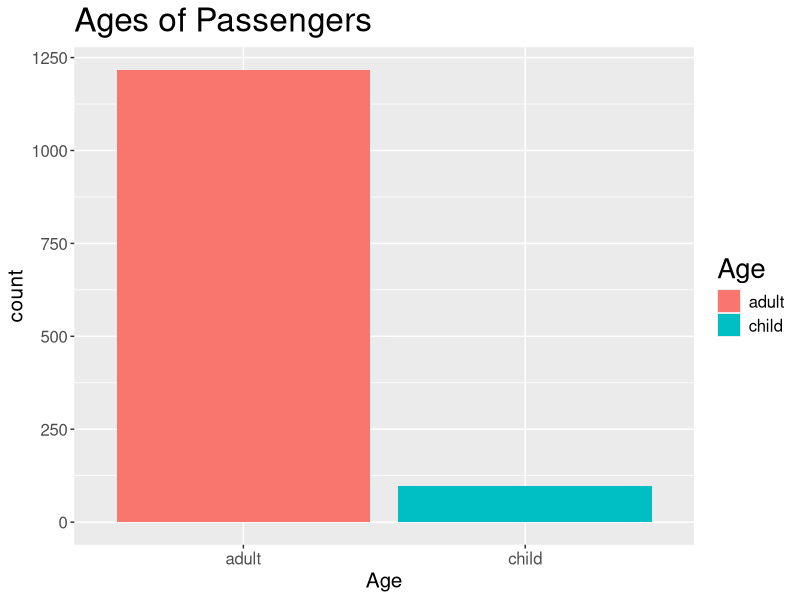
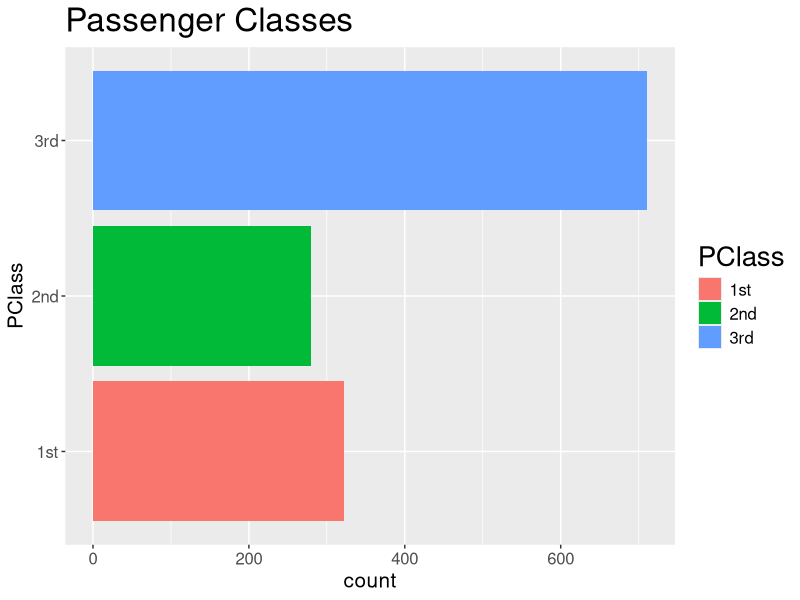
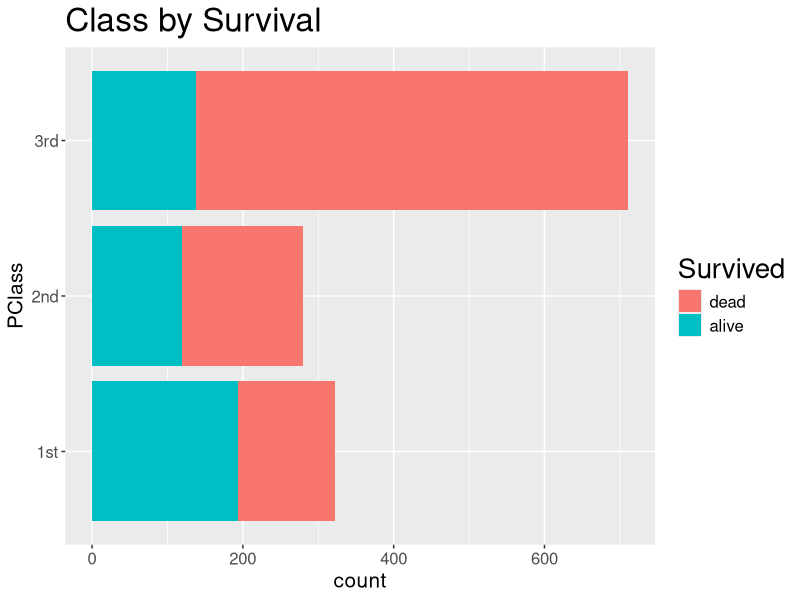
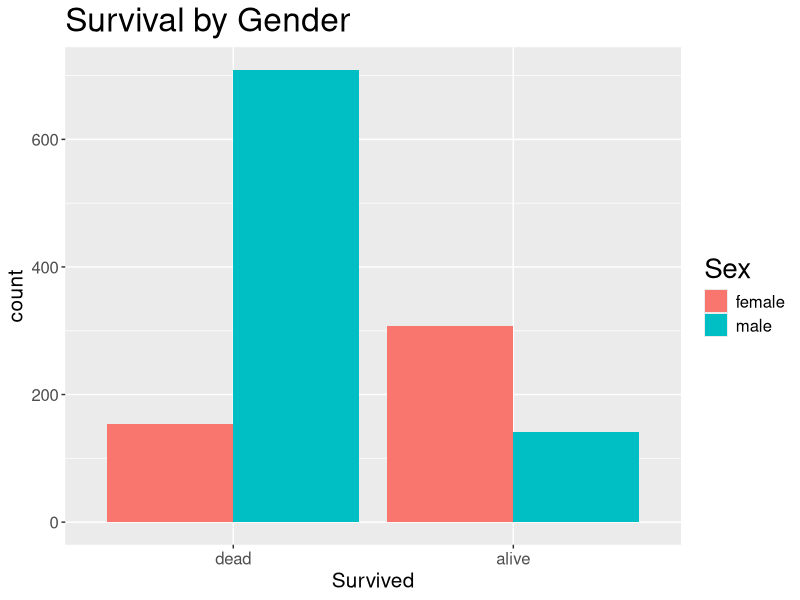
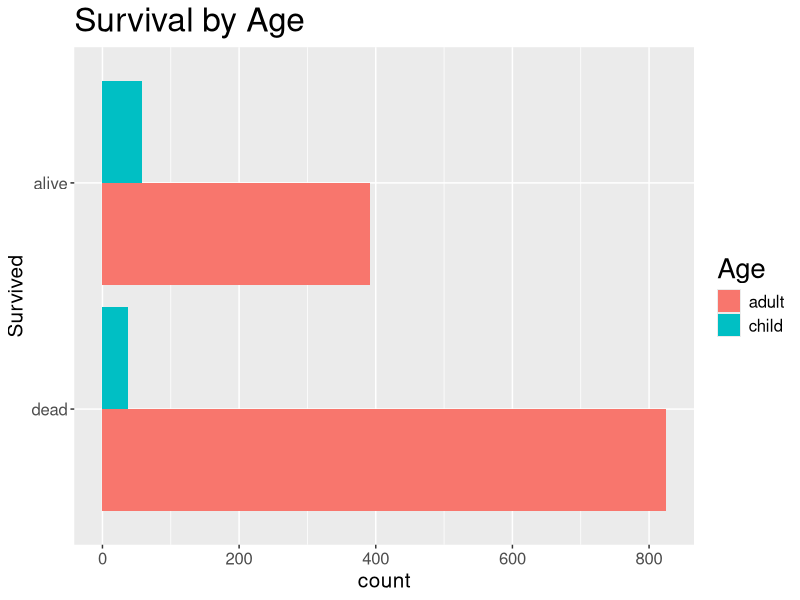
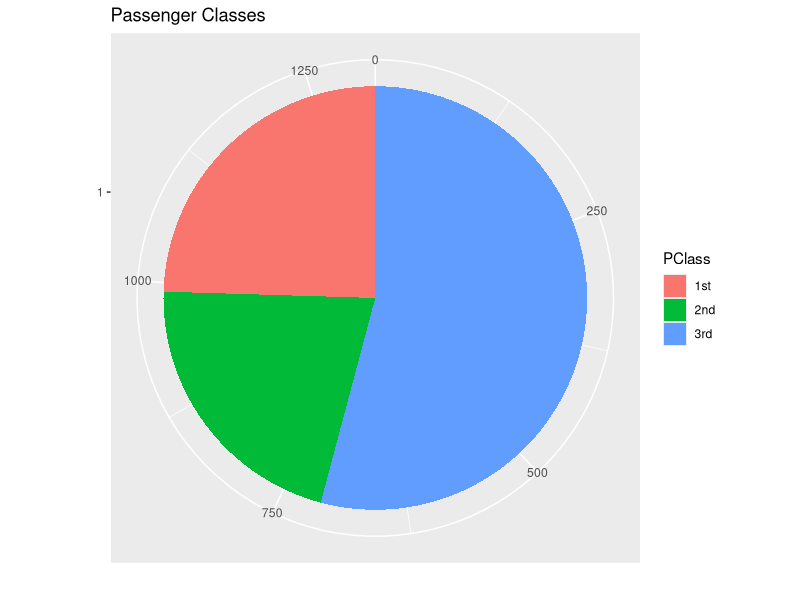
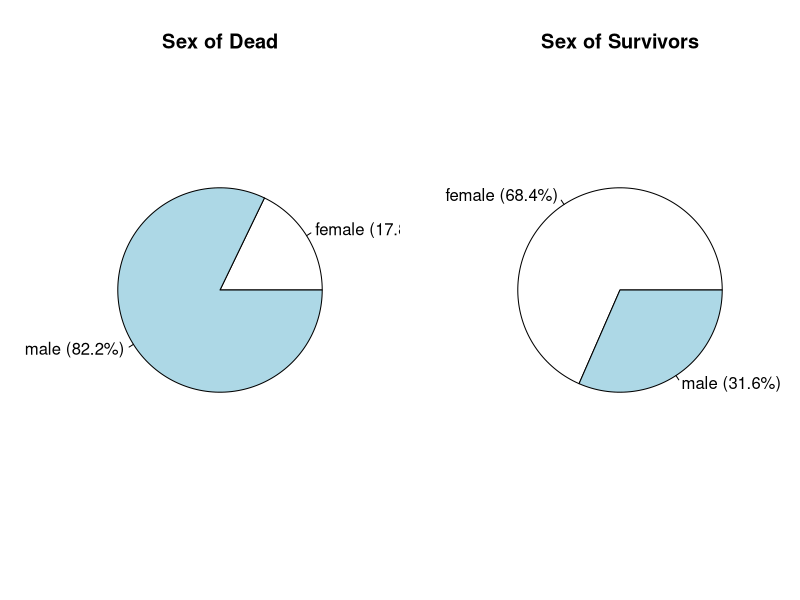
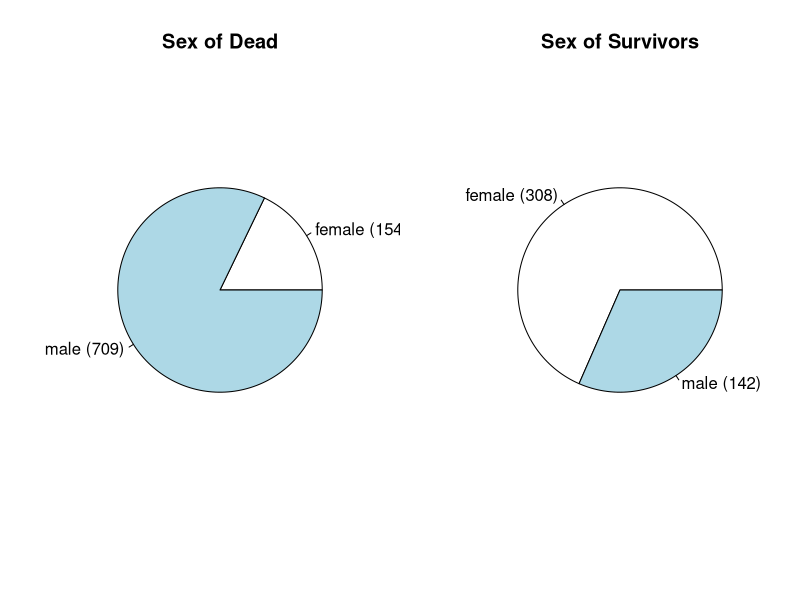

The R source for these figures, in order:
## ---- chunk 1
library(dplyr, quietly = TRUE, warn.conflicts = FALSE)
library(ggplot2, quietly = TRUE, warn.conflicts = FALSE)
titanic <- read.table("titanic.txt", sep="\t", header=TRUE)
titanic <- titanic %>% mutate(Survived = factor(Survived, labels = c("dead", "alive")),
                              Name = as.character(Name),
                              Age = ifelse(Age < 18, "child", "adult"))
titanic$Name[4] <- "Allison, Mrs Hudson JC"
titanic$Age[is.na(titanic$Age)] <- "adult"
titanic$Age <- factor(titanic$Age)
## ---- chunk 2
head(titanic)
## ---- chunk 3
ps <- element_text(size = 12)
ps2 <- element_text(size = 15)
ps3 <- element_text(size = 20)
this.theme <- theme(axis.title.x = ps2, axis.title.y = ps2, axis.text.x = ps, axis.text.y = ps, title = ps3,
                    legend.text = ps)
ggplot(titanic, aes(x = Age, fill = Age)) + 
  geom_bar() +
  this.theme +
  ggtitle("Ages of Passengers")
## ---- chunk 4
ggplot(titanic, aes(x = PClass, fill = PClass)) + 
  geom_bar() +
  this.theme +
  ggtitle("Passenger Classes") + coord_flip()
## ---- chunk 5
ggplot(titanic, aes(x = PClass, fill = Survived)) + 
  geom_bar() +
  this.theme +
  ggtitle("Class by Survival") + coord_flip()
## ---- chunk 6
ggplot(titanic, aes(x = Survived, fill = Sex)) + 
  geom_bar(position="dodge") +
  this.theme +
  ggtitle("Survival by Gender")
## ---- chunk 7
ggplot(titanic, aes(x = Survived, fill = Age)) + 
  geom_bar(position="dodge") +
  this.theme + coord_flip() +
  ggtitle("Survival by Age")
## ---- chunk 8
ggplot(titanic, aes(x = factor(1), fill = PClass)) + 
  geom_bar(width = 1) +
  ggtitle("Passenger Classes") + coord_polar(theta="y") +
  xlab("") + ylab("")
## ---- chunk 9
par(mfrow = c(1, 2))
with(titanic, {
    tab <- table(Sex[Survived == 'dead'])
    lbls <- paste(names(tab), " (", round(100*tab/sum(tab), 1), "%)", sep = "")
    pie(tab, lbls, main = "Sex of Dead")
    tab <- table(Sex[Survived == 'alive'])
    lbls <- paste(names(tab), " (", round(100*tab/sum(tab), 1), "%)", sep = "")
    pie(tab, lbls, main = "Sex of Survivors")
  }
)
par(mfrow = c(1, 1))
## ---- chunk 10
par(mfrow = c(1, 2))
with(titanic, {
    tab <- table(Sex[Survived == 'dead'])
    lbls <- paste(names(tab), " (", tab, ")", sep = "")
    pie(tab, lbls, main = "Sex of Dead")
    tab <- table(Sex[Survived == 'alive'])
    lbls <- paste(names(tab), " (", tab, ")", sep = "")
    pie(tab, lbls, main = "Sex of Survivors")
  }
)
par(mfrow = c(1, 1))
